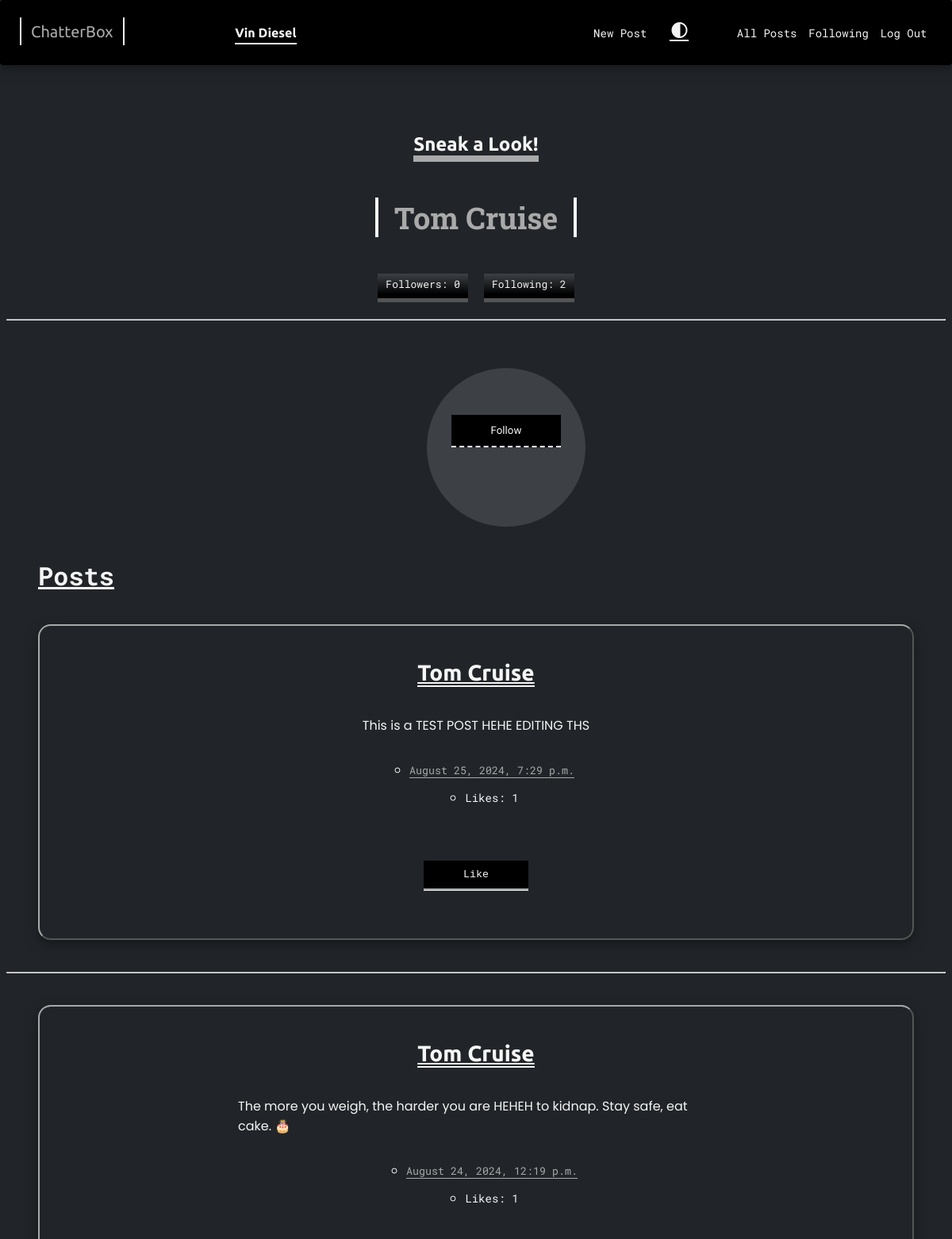
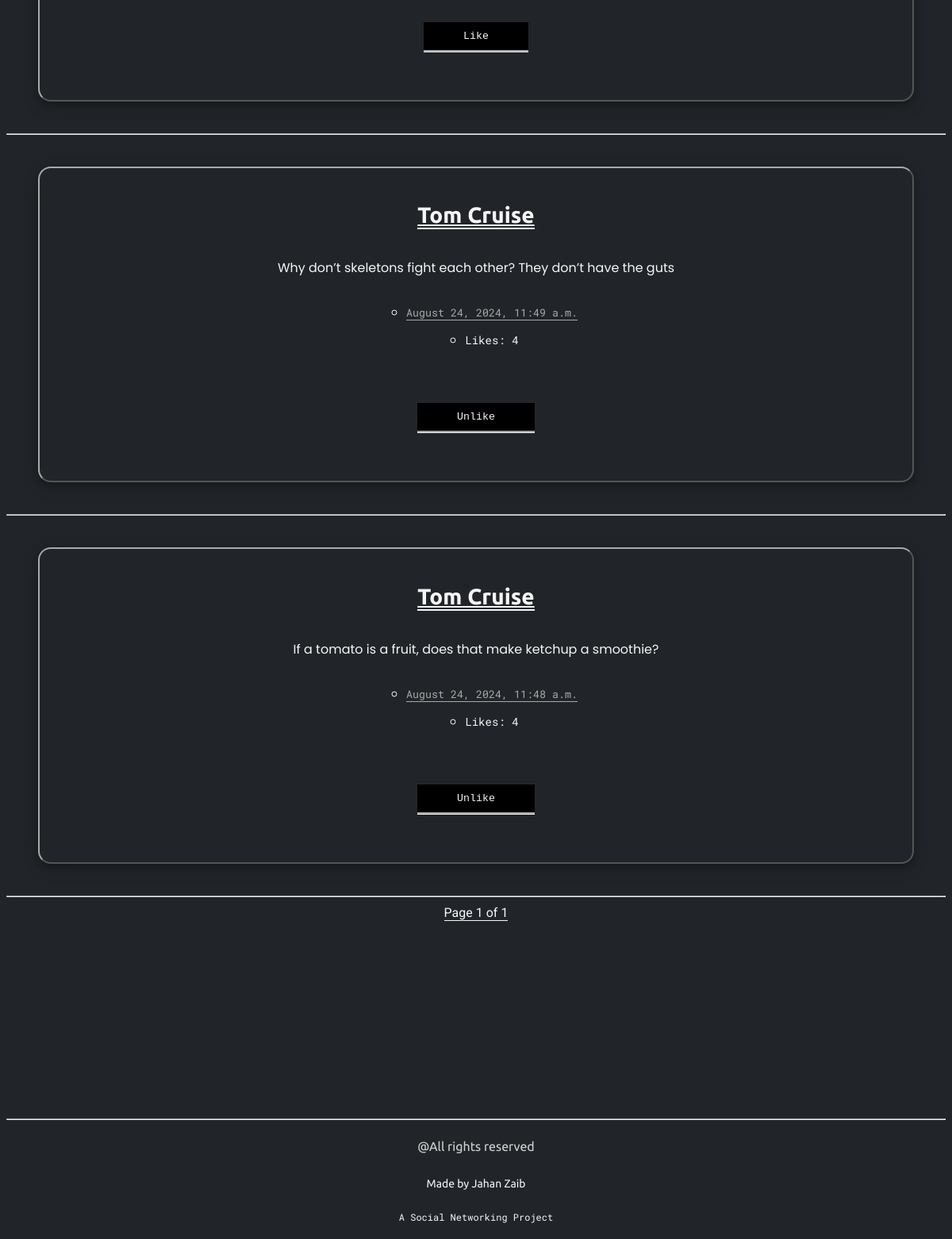
/profile/Tom Cruise (signed in), run on the app's committed database (2 pictures, top to bottom).
### network/models.py (models this page shows, shortened)
class User(AbstractUser):
    followers = models.ManyToManyField("self", symmetrical=False, related_name="following", blank=True)

class NewPost(models.Model):
    creator = models.ForeignKey(User, on_delete=models.CASCADE, related_name="post_creator", blank=False)
    content = models.TextField(blank=False)
    time = models.DateTimeField( default=timezone.now )
    likes = models.ManyToManyField("User", related_name="liked_posts", blank=True)
    def like_count(self):
        return self.likes.count()

### network/views.py (the view)
# urls.py: path("profile/<str:username>", views.profile_user, name="profile_user"),
def profile_user(request, username):
    profile_viewer = get_object_or_404(User, username=username)
    own_user = request.user == profile_viewer
    posts = NewPost.objects.filter(creator=profile_viewer).order_by("-time")
    page_number = request.GET.get("page")
    paginated_posts = paginating_poster(posts, page_number)
    is_following = request.user.is_authenticated and request.user.following.filter(id=profile_viewer.id).exists() #type: ignore
    return render(request, "network/profile.html", {
        "username": username,
        "profile_viewer": profile_viewer,
        "own_user": own_user,
        "posts": paginated_posts,
        "is_following": is_following
    })

### network/views.py (called while the page is built)
def paginating_poster(posts, page_number):
    paginator = Paginator(posts, 10)
    try:
        paginated_posts = paginator.page(page_number)
    except PageNotAnInteger:
        paginated_posts = paginator.page(1)
    except EmptyPage:
        paginated_posts = paginator.page(paginator.num_pages)
    return paginated_posts

### network/templates/network/profile.html (shortened to what this page needs)
{% extends "network/layout.html" %}
{% load static %}
{% block stylers %}
<link href="{% static "network/profile.css" %}" rel="stylesheet">
{% endblock stylers %}
{% block body %}
    <div class="user-head-container">
        {% if own_user %}
            <h2 class="user-head-greet"> Hey there! </h2>
        {% else %}
            <h2 class="user-head-greet"> Sneak a Look! </h2>
        {% endif %}
            <h1 class="user-head-name"> {{ username }} </h1>
    </div>
    <div class="user-details-container">
        <p class="user-followers" id="follower-count">Followers: {{ profile_viewer.followers.count }}</p>
        <p class="user-followers" id="following-count">Following: {{ profile_viewer.following.count }}</p>
    </div>
    <hr>
    {% if request.user.is_authenticated and request.user != profile_viewer %}
            <div class="follow-button-container">
                <button data-user-named="{{ username }}" class="follow-button" type="submit">
                    {% if is_following %}
                        Unfollow
                    {% else %}
                        Follow
                    {% endif  %}
                </button>
            </div>
    {% endif %}
    <h2 class="post-header">Posts</h2>
    {% for post in posts %}
    <div id="post-{{ post.id }}" class="post-item">
        <h2 class="post-user"><a style="color: var(--postUser);" href="{% url "profile_user" post.creator.username %}" style="text-decoration: none;">{{ post.creator.username }}</a></h2>
        <div class="post-content-container">
            <p class="post-content"> {{ post.content }}</p>
        </div>
        <ul class="post-list">
            <li><small class="post-time"> {{ post.time|date:"F j, Y, g:i a" }}</small></li>
            <li><p id="like-count-{{ post.id }}" class="post-like">Likes: {{ post.like_count }}</p></li>
        </ul>
        <div post-button-container>
            <button class="like-button" data-post-id="{{ post.id }}">
                {% if request.user in post.likes.all %}
                    Unlike
                {% else %}
                    Like
                {% endif %}
            </button>
        </div>
    </div>
    <hr>
    {% endfor %}
    <div class="pagination-container">
        <div>
            <span class="messager">
                Page {{ posts.number }} of {{ posts.paginator.num_pages }}
            </span>
        </div>
    </div>
{% endblock body %}

### network/templates/network/layout.html (shortened to what this page needs)
{% load static %}
<!DOCTYPE html>
<html lang="en">
    <head>
        <link href="{% static 'network/styles.css' %}" rel="stylesheet">
        {% block stylers %}
        {% endblock stylers %}
    </head>
    <body class="dark-theme">
        <nav class="navbar-main">
            <div class="nav-main-component-container">
                <a class="nav-main-component" href="{% url "index" %}">ChatterBox</a>
            </div>
            {% if user.is_authenticated %}
                <div class="nav-user-component-container">
                    <a class="nav-user-component" href="{% url "profile_user" request.user %}"><strong>{{ user.username }}</strong></a>
                </div>
            {% endif %}
            {% if user.is_authenticated %}
                <div class="nav-component-container">
                    <a class="nav-component" href="{% url "new_post" %}">New Post</a>
                </div>
            {% endif %}
                <div class="nav-component-container">
                    <abbr title="Change Theme">
                        <button id="change-theme" type="button">
                            <span class="material-symbols-outlined">contrast</span>
                        </button>
                    </abbr>
                </div>
                <div class="nav-component-container">
                    <a class="nav-component" href="{% url 'index' %}">All Posts</a>
                </div>
            {% if user.is_authenticated %}
                <div class="nav-component-container">
                    <a class="nav-component" href="{% url "following" %}">Following</a>
                </div>
                <div class="nav-component-container">
                    <a class="nav-component" href="{% url 'logout' %}">Log Out</a>
                </div>
            {% endif %}
          </nav>
        <div class="body">
            {% block body %}
            {% endblock %}
        </div>
        <hr class="footer-banner">
        <div class="footer">
            <p class="footer-one">@All rights reserved</p>
            <p class="footer-two">Made by Jahan Zaib</p>
            <p class="footer-three">A Social Networking Project</p>
        </div>
    </body>
</html>

### network/static/network/styles.css (style rules this page uses)
.dark-theme { --bg: #212529; --fontColor: whitesmoke; --navColor: black; --fontStyle: Poppins; --colorDefault: whitesmoke; --themer: whitesmoke; --mainHeader: whitesmoke; --postBorder: rgb(169, 169, 169); --postUser: whitesmoke; --followHeadBack: whitesmoke; --followHeadFront: rgb(169, 169, 169); --buttonFront: black; }
* { transition: 0.5s; }
.footer, .pagination-container, .header-container, .post-list, .post-item, .posts-container, .main-header, .navbar-main { display: flex; align-items: center; justify-content: center; }
.post-item, .navbar-main { box-shadow: 0 4px 8px 0 rgba(0, 0, 0, 0.2), 0 6px 20px 0 rgba(0, 0, 0, 0.19); }
.post-item, .nav-component, .nav-main-component { position: relative; }
.post-item::after, .nav-component::after, .nav-main-component::after { content: ""; position: absolute; left: 0; bottom: -6px; width: 100%; height: 3px; background: var(--colorDefault); border-radius: 5px; transform: scaleX(0); transition: 0.5s; }
body { background-color: var(--bg); color: var(--fontColor); font-family: var(--fontStyle); padding-top: 140px; transition: 1s; }
.navbar-main { position: fixed; width: 100%; top: 0; left: 0; justify-content: space-between; flex-direction: row; background-color: var(--navColor); padding-top: 25px; padding-bottom: 25px; border-radius: 4px; transition: 1s; z-index: 999; }
.nav-main-component-container { flex: 3; padding-left: 25px; }
.nav-main-component { font-family: Ubuntu; font-size: 20px; text-decoration: none; padding: 6px 12px; border-left: 2px solid var(--colorDefault); border-right: 2px solid var(--colorDefault); color: rgb(169, 169, 169); }
.nav-user-component-container { flex: 5; }
.nav-user-component { text-decoration: none; color: var(--colorDefault); font-family: Ubuntu; font-weight: bolder; font-size: 16px; padding-bottom: 4px; border-bottom: 2px solid var(--colorDefault); }
.nav-component-container { flex: 1; }
.nav-component { text-decoration: none; color: var(--colorDefault); font-family: Roboto Mono; font-size: 14px; }
#change-theme { background-color: transparent; border: none; cursor: pointer; }
.messager { color: var(--fontColor); font-family: Roboto; border-bottom: 1px solid var(--fontColor); }
.material-symbols-outlined { color: var(--themer); transition: 1s; border-bottom: 2px double whitesmoke; font-variation-settings: "FILL" 0, "wght" 400, "GRAD" 0, "opsz" 24; }
.post-item { flex-direction: column; border: 2px outset var(--postBorder); margin: 40px; padding: 20px 250px; border-radius: 16px; transition: 1s; }
.post-user { font-family: Ubuntu; font-size: 28px; color: var(--postUser); border-bottom: 2px double var(--postUser); margin-bottom: 20px; }
.post-list { justify-content: flex-start; flex-direction: column; list-style: circle; font-family: Roboto Mono; }
.post-time { color: var(--postBorder); border-bottom: 1px solid var(--postBorder); }
.post-like { font-size: 14px; }
.pagination-container { gap: 20px; font-family: Roboto Mono; }
.like-button { padding: 10px 50px; margin: 40px; cursor: pointer; transition: 0.5s; color: whitesmoke; border: none; border-bottom: 3px groove var(--fontColor); background-color: var(--buttonFront); font-family: monospace; }
.footer-banner { margin-top: 250px; }
.footer { flex-direction: column; font-family: Ubuntu; }
.footer-one { color: lightgray; font-size: 16px; }
.footer-two { font-size: 14px; }
.footer-three { font-family: Roboto Mono; font-size: 12px; }

### data on the page
User: username "Vin Diesel"
User: username "Tom Cruise", followers.count "0", following.count "2"
NewPost: creator.username "Tom Cruise", content "This is a TEST POST HEHE EDITING THS", time "August 25, 2024, 7:29 p.m.", like_count "1", shows "Like"
NewPost: creator.username "Tom Cruise", content "The more you weigh, the harder you are HEHEH to kidnap. Stay safe, eat cake. 🎂", time "August 24, 2024, 12:19 p.m.", like_count "1", shows "Like"
NewPost: creator.username "Tom Cruise", content "Why don’t skeletons fight each other? They don’t have the guts", time "August 24, 2024, 11:49 a.m.", like_count "4", shows "Unlike"
NewPost: creator.username "Tom Cruise", content "If a tomato is a fruit, does that make ketchup a smoothie?", time "August 24, 2024, 11:48 a.m.", like_count "4", shows "Unlike"

### other printed values
{{ posts.number }} "1"
{{ posts.paginator.num_pages }} "1"
